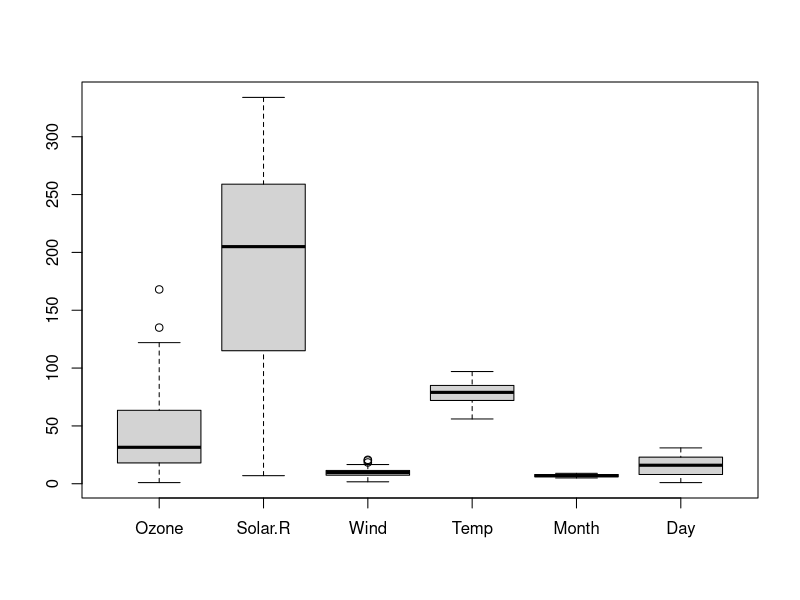
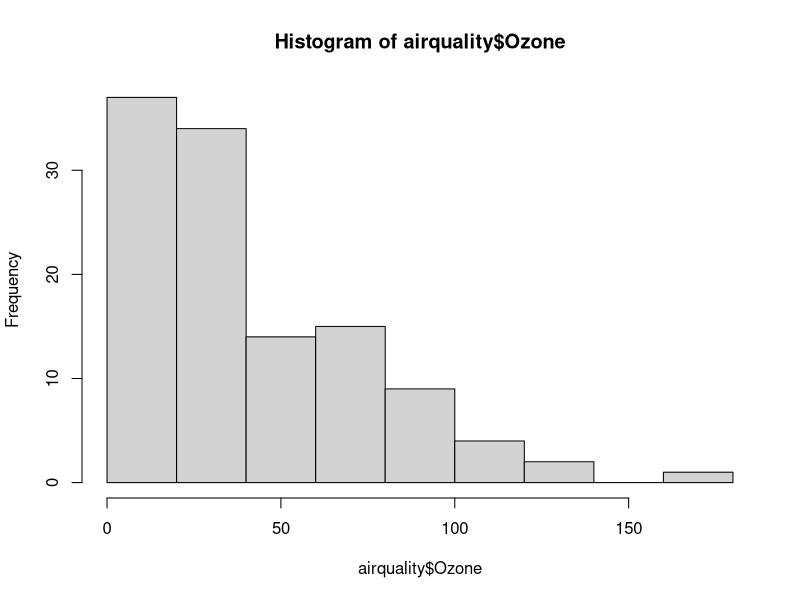
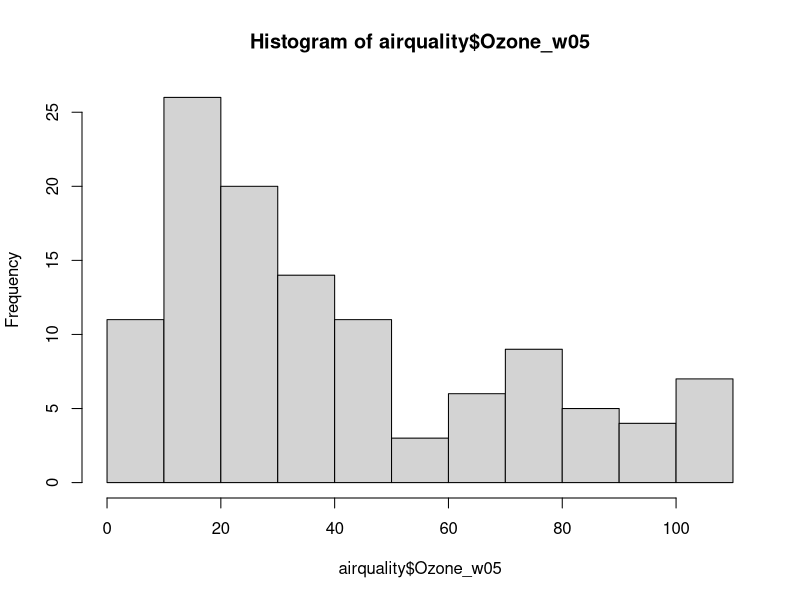
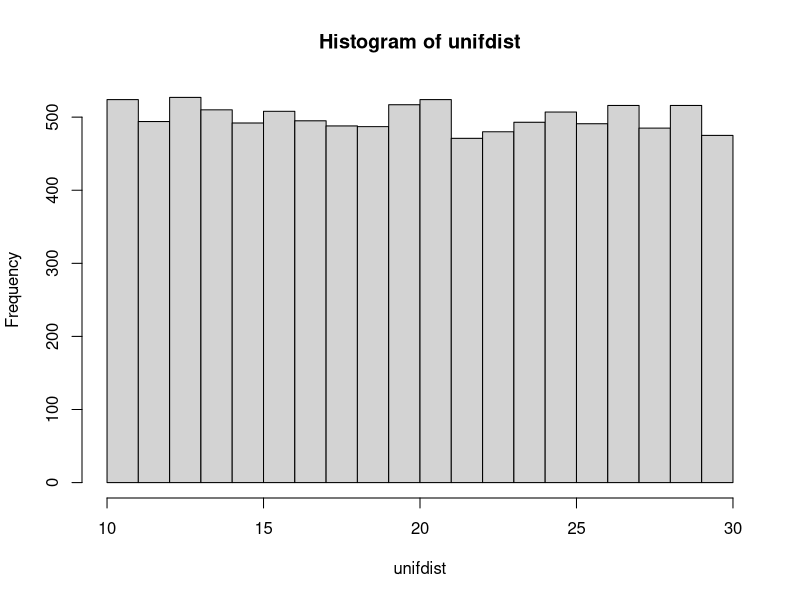
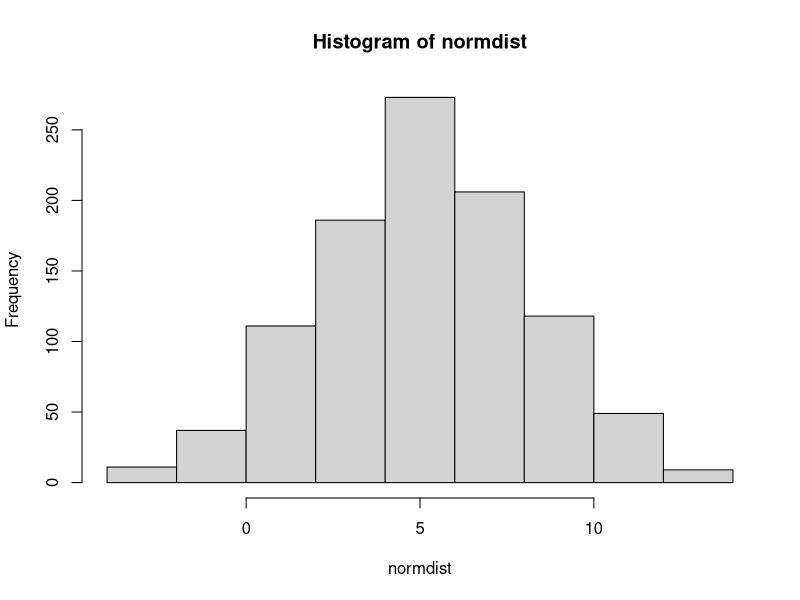
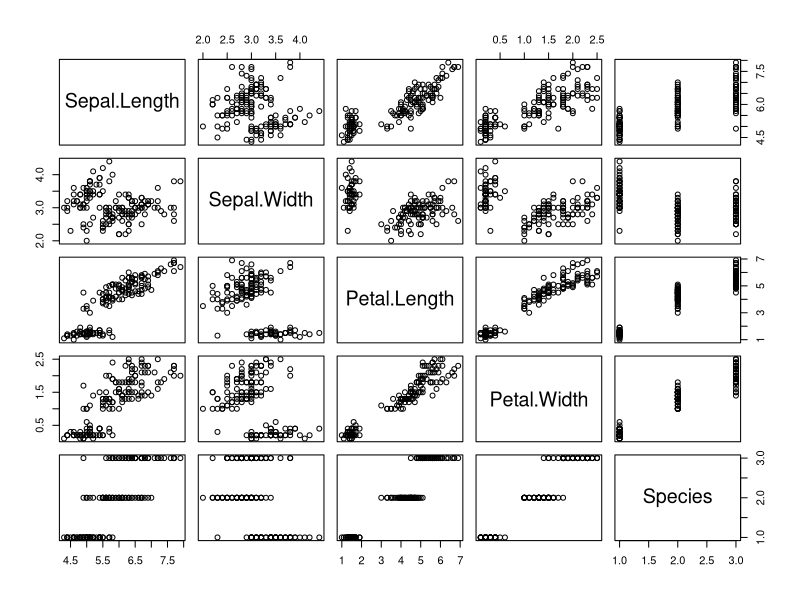
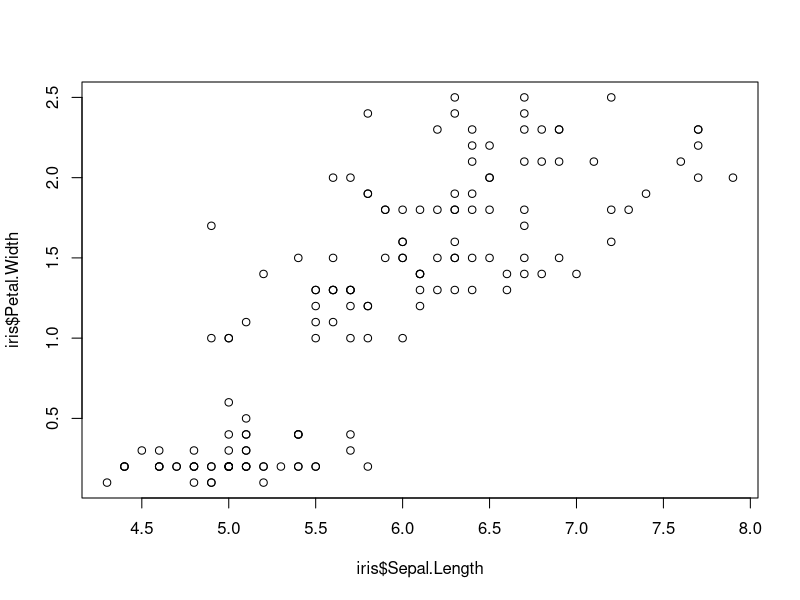
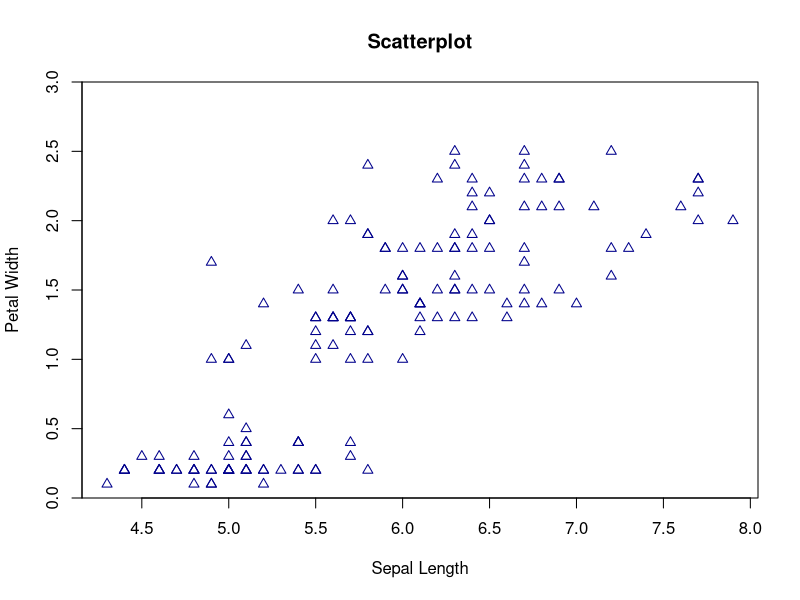

Reproduce these figures in R, in order.

#1. How to check if a variable is a character or a numeric?

dat <- iris
is.numeric(dat$Sepal.Length)
is.character(dat$Sepal.Length)
is.numeric(dat$Species)
is.character(dat$Species)

#How to check for all variables at once?

sapply(dat, is.numeric)
sapply(dat, is.character)

#2. Data cleaning

head(airquality)
#check for missing values:
summary(airquality)
sapply(airquality, function(x) sum(is.na(x)))
mean(airquality$Ozone) #Doesn't work because of NA values
mean(airquality$Ozone, na.rm=TRUE)

#Get an impression of the data set (mean, median, min, max etc. of all variables):
summary(airquality)
boxplot(airquality)

#Dichotomize a variable:
airquality$Ozone_dicho <- ifelse(airquality$Ozone >40, "high", "low")

#Practically remove outliers by setting them to the xth and 1-xth percentile:
library(psych)
airquality$Ozone_w05 <- winsor(airquality$Ozone, trim=0.05)
hist(airquality$Ozone)
hist(airquality$Ozone_w05)

#3. Data distribution

#Create a uniformly distributed variable:
unifdist <- runif(n=10000, min=10, max=30)
hist(unifdist)

#Create a normally distributed variable:
normdist <- rnorm(n=1000, mean=5, sd=3)
hist(normdist)

#Create a new variable based on two individual variables:
dat <- women #built-in
dat$height_m <- dat$height * 2.54 /100 #heigth is recorded in inch and we want to convert it to m
dat$weight_kg <- dat$weight * 0.4535924
dat$bmi <- dat$weight_kg / dat$height_m^2

#Create a new dummy variable based on three individual variables:
mtcars$newvar <- ifelse(mtcars$mpg >20 & mtcars$hp>80 & mtcars$cyl==6, 1, 0)
mtcars$newvar2 <- ifelse(mtcars$mpg >20 & (mtcars$hp>80 | mtcars$cyl==6), 1, 0)

#t.test (2-sample):
t.test(mpg ~ am, data=mtcars) #Compares two groups from the same variable (mpg stratified by am).
t.test(iris$Sepal.Length, iris$Petal.Length) #Compares mean of Sepal.Length with mean of Petal.Length.

#4. Cross-tabulation:
table(mtcars$cyl, mtcars$am)
table(mtcars[,c("cyl","am")])
table(mtcars$cyl, mtcars$am, mtcars$vs)

#5. Logistic regression:
dat <- airquality
dat$Ozone_dicho <- ifelse(dat$Ozone >40, 1, 0)
#glm(Ozone_dicho ~ Temp + Wind, data=dat) #Attention! This is a LINEAR regression, same as:
#lm(Ozone_dicho ~ Temp + Wind, data=dat)

#But we want a logistic regression!
mylogreg <- glm(Ozone_dicho ~ Temp + Wind, data=dat, family="binomial")
mylogreg
summary(mylogreg)
coef(mylogreg) #log odds!
confint(mylogreg) #log CIs of odds!
exp(coef(mylogreg)) #normal scale
exp(confint(mylogreg)) #normal scale


#Mean, mode, median, Chi-squared, anova
dat <- mtcars
mean(dat$mpg)
#With NAs:
dat[5,3] <- NA
dat
mean(dat$disp)
mean(dat$disp, na.rm=TRUE)

#Mean of ALL variables:
sapply(dat, mean)
sapply(dat, mean, na.rm=TRUE)

#Mode:
Mode <- function(x) {
  ux <- unique(x)
  ux[which.max(tabulate(match(x, ux)))]
}
vec <- c(-5, 3, 6, 3, 7)

#For understanding:
ux <- unique(vec)
ux[which.max(tabulate(match(vec, ux)))]
match(vec, ux)
tabulate(match(vec, ux))
which.max(tabulate(match(vec, ux)))
ux[which.max(tabulate(match(vec, ux)))]
#tabulate takes the integer-valued vector bin and counts the number of times each integer occurs in it.

#Median:
median(vec)

#Chi-squared:
mytab <- table(mtcars$cyl, mtcars$am)
chisq.test(mytab)
fisher.test(mytab)

#ANOVA:
lm1 <- lm(mpg ~ wt + cyl + hp, data=mtcars)
lm2 <- lm(mpg ~ wt + cyl, data=mtcars)
anova(lm1, lm2)

##Visualisation:

plot(iris) #bivariate scatter plot of all variables in a data frame.
plot(iris$Sepal.Length, iris$Petal.Width) #bivariate plot
plot(iris$Sepal.Length, iris$Petal.Width, pch=2, col="darkblue", main="Scatterplot", ylab="Petal Width", xlab="Sepal Length", ylim=c(0,3), yaxs="i")

hist(iris$Sepal.Length)
hist(iris$Sepal.Length, breaks=20)
#Check the help page of plot() and hist() to see the various options (function arguments) that you can add.

dens <- density(iris$Sepal.Length)
hist(iris$Sepal.Length, breaks=20, freq=FALSE)
lines(dens)

boxplot(mtcars$mpg, main="My first boxplot")
boxplot(mtcars$mpg, main="My second boxplot\nText in second row", sub="This is a subtitle", col="red", log="y")
boxplot(mtcars$mpg, main="My third boxplot", horizontal=TRUE)
boxplot(mpg ~ am, data=mtcars)
#see also https://intro2r.com/simple-base-r-plots.html


#Various plot types:
x <- rnorm(500)
y <- x + rnorm(500)

par(mfrow = c(2, 3))

# Data
my_ts <- ts(matrix(rnorm(500), nrow = 500, ncol = 1),
              start = c(1950, 1), frequency = 12)

my_dates <- seq(as.Date("2005/1/1"), by = "month", length = 50)

my_factor <- factor(mtcars$cyl)

square <- function(x){x^2}

# Scatterplot
plot(x, y, main = "Scatterplot")

# Barplot
plot(my_factor, main = "Barplot")

# Boxplot
plot(my_factor, rnorm(32), main = "Boxplot")

# Time series plot
plot(my_ts, main = "Time series")

# Time-based plot
plot(my_dates, rnorm(50), main = "Time based plot")

# Plot R function
plot(square, 0, 10, main = "Plot a function")
fun2 <- function(x){abs(x)}

x_values <- seq(-5, 5, 0.1)
y_values <- square(seq(-5, 5, 0.1))
plot(x_values, y_values, main = "Plot a function", type="l")
abline(h=10)
abline(v=0, lty=2)
